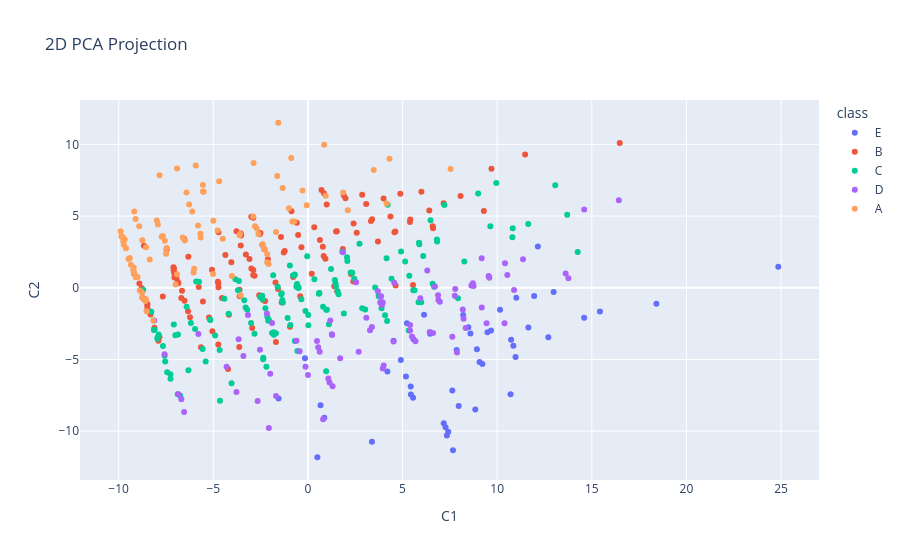

Source (notebook cell):
### Markdown cell above
## 2D

### Code cell
pca = PCA(n_components=2)
x_pca = pca.fit_transform(X)
pca_df_2d = pd.DataFrame(
    x_pca,
    columns=['C1', 'C2']
)
pca_df_2d['class'] = y

pca_fig_2d = px.scatter(
    pca_df_2d,
    x='C1',
    y='C2',
    color='class',
    title='2D PCA Projection'
)
pca_fig_2d.show()
pca_fig_2d.write_image("../visualizations/multi_class/2d_pca_multiclass_distribution.png")
